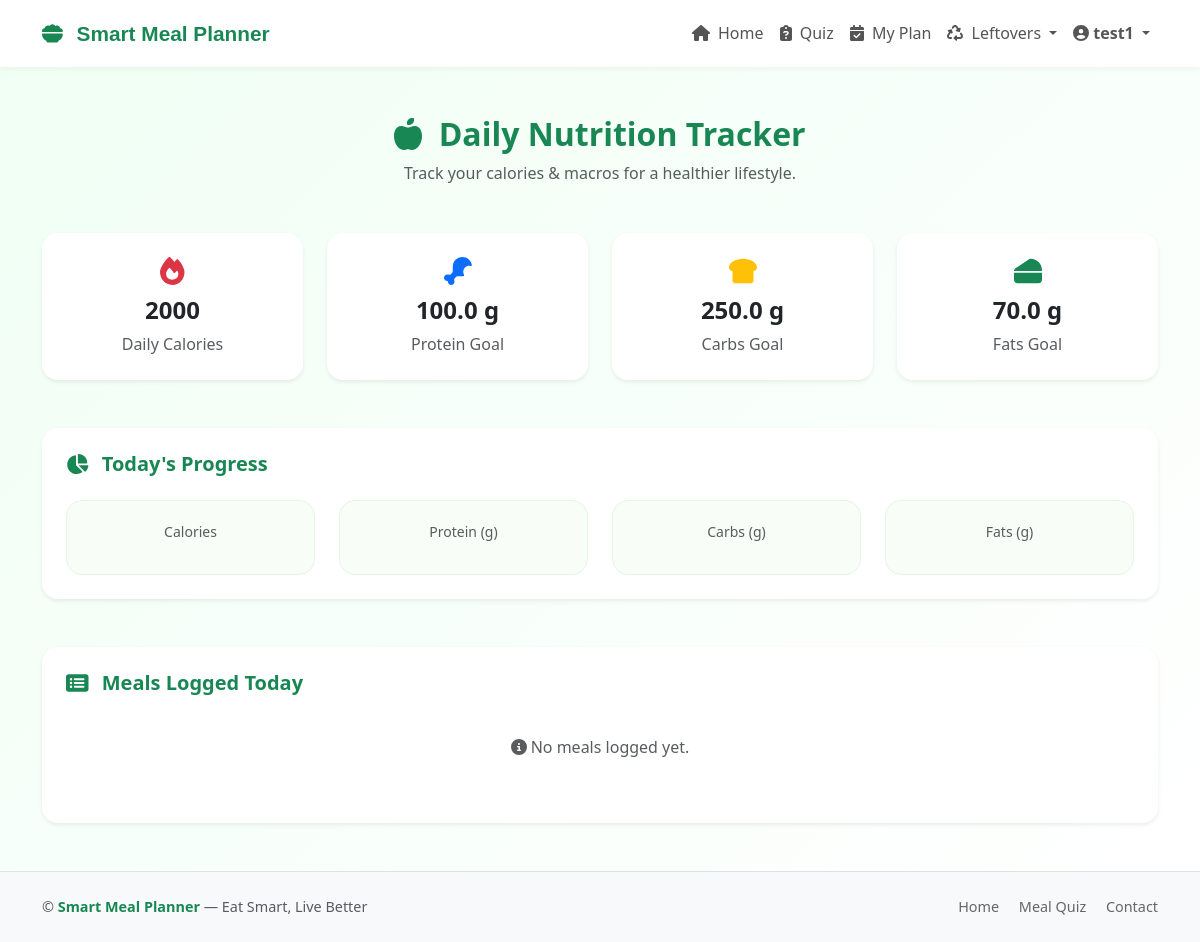
Before: /nutrition/dashboard/ (signed in) with the older database file.
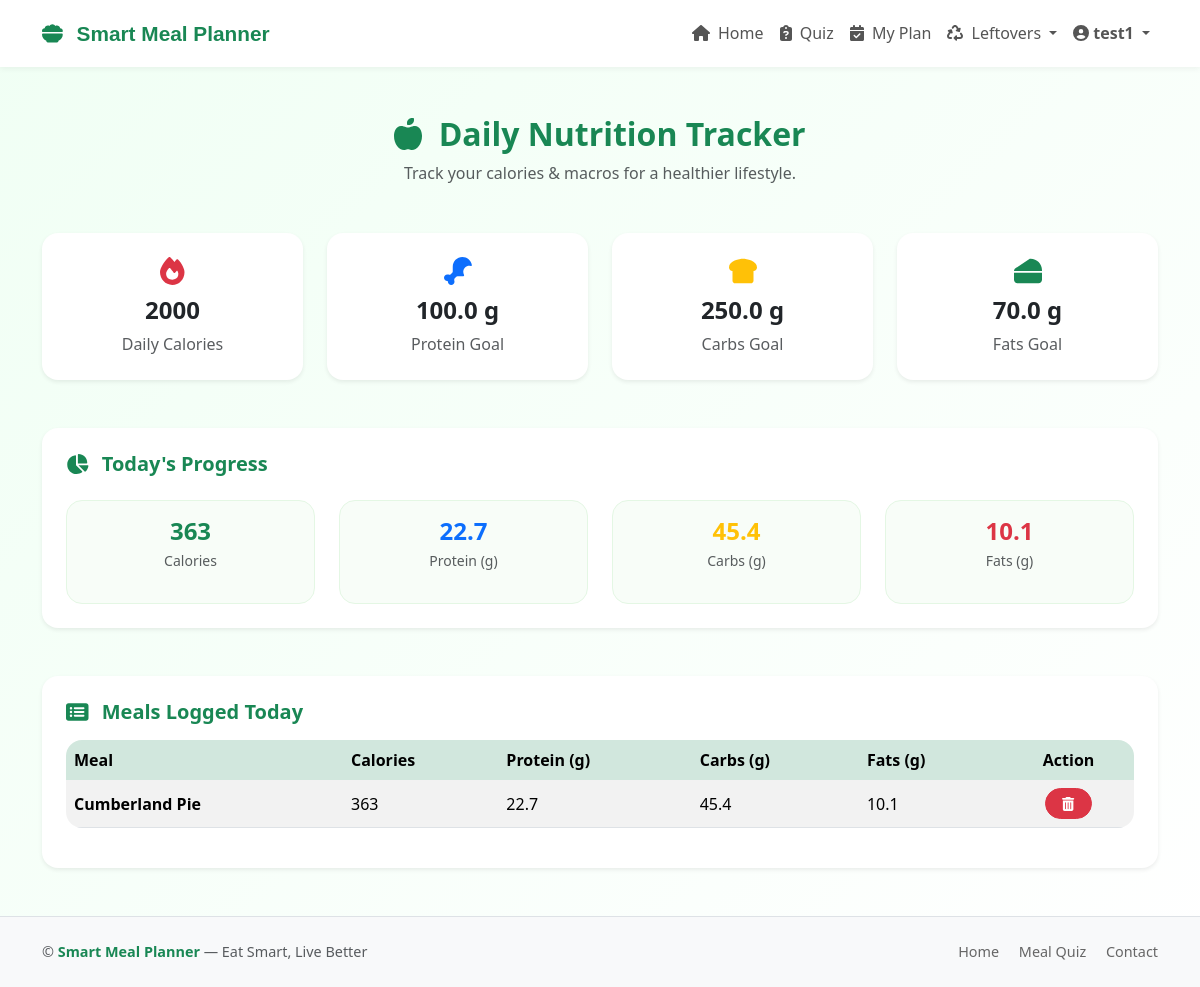
After: the same page with the newer database file.
### accounts/models.py (models this page shows, shortened)
class StudentUser(AbstractUser):
    GENDER_CHOICES = [
        ('male', 'Male'),
        ('female', 'Female'),
        ('other', 'Other'),
    ]
    full_name = models.CharField(max_length=100, blank=True)
    university_name = models.CharField(max_length=150, blank=True)
    student_id = models.CharField(max_length=50, unique=True, help_text="Unique university student ID")
    email = models.EmailField(unique=True, help_text="University email address")
    gender = models.CharField(max_length=10, choices=GENDER_CHOICES, blank=True)
    age = models.PositiveIntegerField(null=True, blank=True)
    profile_picture = models.ImageField(
        upload_to='profile_pics/',
        blank=True,
        null=True,
        default='profile_pics/default_user.png'
    )
    is_verified_university_email = models.BooleanField(default=False)
    is_premium = models.BooleanField(default=False)
    created_at = models.DateTimeField(auto_now_add=True)
    updated_at = models.DateTimeField(auto_now=True)

### nutrition/models.py (models this page shows, shortened)
class NutritionGoal(models.Model):
    user = models.OneToOneField(settings.AUTH_USER_MODEL, on_delete=models.CASCADE)
    daily_calorie_goal = models.PositiveIntegerField(default=2000)
    daily_protein_goal = models.FloatField(default=100.0)
    daily_carbs_goal = models.FloatField(default=250.0)
    daily_fats_goal = models.FloatField(default=70.0)

class NutritionLog(models.Model):
    user = models.ForeignKey(settings.AUTH_USER_MODEL, on_delete=models.CASCADE)
    meal = models.ForeignKey('meal.Meal', on_delete=models.CASCADE)
    date = models.DateField(default=timezone.now)
    calories = models.PositiveIntegerField(default=0)
    protein = models.FloatField(default=0)
    carbs = models.FloatField(default=0)
    fats = models.FloatField(default=0)
    class Meta:
        unique_together = ('user', 'meal', 'date')

### meal/models.py (models this page shows, shortened)
class Meal(models.Model):
    name = models.CharField(max_length=200)
    category = models.CharField(max_length=100, blank=True, help_text="e.g., Beef, Chicken, Vegan")
    area = models.CharField(max_length=100, blank=True, help_text="Country or region of origin")
    tags = models.CharField(max_length=255, blank=True, help_text="Comma-separated tags from API")
    description = models.TextField(blank=True)
    ingredients = models.TextField(help_text="List of ingredients, comma-separated", blank=True)
    instructions = models.TextField(blank=True)
    cooking_time = models.PositiveIntegerField(
        help_text="Approximate cooking time in minutes", default=30
    )
    calories = models.PositiveIntegerField(default=300, help_text="Estimated calories per serving")
    protein = models.FloatField(null=True, blank=True, help_text="grams")
    carbs = models.FloatField(null=True, blank=True, help_text="grams")
    fats = models.FloatField(null=True, blank=True, help_text="grams")
    price_per_serving = models.DecimalField(
        max_digits=6, decimal_places=2,
        help_text="Approx. cost per serving in $", null=True, blank=True
    )
    image_url = models.URLField(blank=True, null=True, help_text="External image URL")
    average_rating = models.FloatField(default=0.0)
    rating_count = models.PositiveIntegerField(default=0)
    created_at = models.DateTimeField(auto_now_add=True, null=True, blank=True)
    updated_at = models.DateTimeField(auto_now=True)
    class Meta:
        ordering = ['name']

### nutrition/views.py (the view)
# urls.py: path("dashboard/", views.nutrition_dashboard, name="nutrition_dashboard"),
@login_required
def nutrition_dashboard(request):
    user = request.user
    today = timezone.now().date()
    goal, _ = NutritionGoal.objects.get_or_create(user=user)
    logs = NutritionLog.objects.filter(user=user, date=today)
    totals = logs.aggregate(
        total_calories=Sum('calories') or 0,
        total_protein=Sum('protein') or 0,
        total_carbs=Sum('carbs') or 0,
        total_fats=Sum('fats') or 0
    )
    context = {
        "goal": goal,
        "logs": logs,
        "totals": totals,
    }
    return render(request, "nutrition_dashboard.html", context)

### templates/nutrition_dashboard.html (shortened to what this page needs)
{% extends "base.html" %}
{% load static %}
{% block content %}
<div class="container py-5">
  <div class="text-center mb-5">
    <h2 class="fw-bold text-success mb-2">
      <i class="fas fa-apple-alt me-2"></i> Daily Nutrition Tracker
    </h2>
    <p class="text-muted">Track your calories & macros for a healthier lifestyle.</p>
  </div>
  <div class="row g-4 mb-5 justify-content-center">
    <div class="col-md-3">
      <div class="mini-card text-center shadow-sm rounded-4 p-4 border-0">
        <i class="fas fa-fire text-danger mb-2 fs-3"></i>
        <h4 class="fw-bold">{{ goal.daily_calorie_goal }}</h4>
        <p class="text-muted mb-0">Daily Calories</p>
      </div>
    </div>
    <div class="col-md-3">
      <div class="mini-card text-center shadow-sm rounded-4 p-4 border-0">
        <i class="fas fa-drumstick-bite text-primary mb-2 fs-3"></i>
        <h4 class="fw-bold">{{ goal.daily_protein_goal }} g</h4>
        <p class="text-muted mb-0">Protein Goal</p>
      </div>
    </div>
    <div class="col-md-3">
      <div class="mini-card text-center shadow-sm rounded-4 p-4 border-0">
        <i class="fas fa-bread-slice text-warning mb-2 fs-3"></i>
        <h4 class="fw-bold">{{ goal.daily_carbs_goal }} g</h4>
        <p class="text-muted mb-0">Carbs Goal</p>
      </div>
    </div>
    <div class="col-md-3">
      <div class="mini-card text-center shadow-sm rounded-4 p-4 border-0">
        <i class="fas fa-cheese text-success mb-2 fs-3"></i>
        <h4 class="fw-bold">{{ goal.daily_fats_goal }} g</h4>
        <p class="text-muted mb-0">Fats Goal</p>
      </div>
    </div>
  </div>
  <div class="card shadow-sm rounded-4 border-0 p-4 mb-5">
    <h5 class="fw-bold text-success mb-4">
      <i class="fas fa-chart-pie me-2"></i> Today's Progress
    </h5>
    <div class="row text-center g-4">
      <div class="col-md-3">
        <div class="summary-box rounded-4 p-3">
          <h4 class="text-success fw-bold mb-1">{{ totals.total_calories|floatformat:0 }}</h4>
          <p class="text-muted small">Calories</p>
        </div>
      </div>
      <div class="col-md-3">
        <div class="summary-box rounded-4 p-3">
          <h4 class="text-primary fw-bold mb-1">{{ totals.total_protein|floatformat:1 }}</h4>
          <p class="text-muted small">Protein (g)</p>
        </div>
      </div>
      <div class="col-md-3">
        <div class="summary-box rounded-4 p-3">
          <h4 class="text-warning fw-bold mb-1">{{ totals.total_carbs|floatformat:1 }}</h4>
          <p class="text-muted small">Carbs (g)</p>
        </div>
      </div>
      <div class="col-md-3">
        <div class="summary-box rounded-4 p-3">
          <h4 class="text-danger fw-bold mb-1">{{ totals.total_fats|floatformat:1 }}</h4>
          <p class="text-muted small">Fats (g)</p>
        </div>
      </div>
    </div>
  </div>
  <div class="card shadow-sm rounded-4 border-0 p-4">
    <h5 class="fw-bold text-success mb-3">
      <i class="fas fa-list-alt me-2"></i> Meals Logged Today
    </h5>
    {% if logs %}
      <table class="table table-striped align-middle rounded-4 overflow-hidden">
        <thead class="table-success text-dark">
          <tr>
            <th>Meal</th>
            <th>Calories</th>
            <th>Protein (g)</th>
            <th>Carbs (g)</th>
            <th>Fats (g)</th>
            <th class="text-center">Action</th>
          </tr>
        </thead>
        <tbody>
          {% for log in logs %}
          <tr>
            <td class="fw-semibold">{{ log.meal.name }}</td>
            <td>{{ log.calories }}</td>
            <td>{{ log.protein }}</td>
            <td>{{ log.carbs }}</td>
            <td>{{ log.fats }}</td>
            <td class="text-center">
                <a href="{% url 'nutrition:delete_log' log.id %}"
                class="btn btn-sm btn-danger rounded-pill px-3"
                onclick="return confirm('Remove this meal from your log?');">
                <i class="fas fa-trash-alt"></i>
                </a>
            </td>
          </tr>
          {% endfor %}
        </tbody>
      </table>
    {% else %}
      <p class="text-center text-muted py-4">
        <i class="fas fa-info-circle me-1"></i>No meals logged yet.
      </p>
    {% endif %}
  </div>
</div>
{% endblock %}

### templates/base.html (shortened to what this page needs)
{% load static %}
<!DOCTYPE html>
<html lang="en">
<head>
  <link href="{% static 'css/bootstrap.min.css' %}" rel="stylesheet">
  <link href="{% static 'css/fontawesome.min.css' %}" rel="stylesheet">
  <link href="{% static 'css/style.css' %}" rel="stylesheet">
</head>
<body class="d-flex flex-column min-vh-100" style="background: linear-gradient(135deg, #f0fff4 0%, #ffffff 100%);">
<nav class="navbar navbar-expand-lg navbar-light sticky-top">
  <div class="container">
    <a class="navbar-brand fw-bold" href="{% url 'accounts:home' %}">
      <i class="fa-solid fa-bowl-food me-2"></i> Smart Meal Planner
    </a>
    <div class="collapse navbar-collapse" id="navbarNav">
      <ul class="navbar-nav ms-auto align-items-lg-center">
        <li class="nav-item">
          <a class="nav-link {% if request.resolver_match.url_name == 'home' %}active{% endif %}"
            href="{% url 'accounts:home' %}">
            <i class="fa-solid fa-house me-1"></i> Home
          </a>
        </li>
        <li class="nav-item">
          <a class="nav-link {% if request.resolver_match.url_name == 'meal:quiz' %}active{% endif %}"
             href="{% url 'meal:quiz' %}">
            <i class="fa-solid fa-clipboard-question me-1"></i> Quiz
          </a>
        </li>
        <li class="nav-item">
          <a class="nav-link {% if request.resolver_match.url_name == 'meal:plan' %}active{% endif %}"
             href="{% url 'meal:plan' %}">
            <i class="fa-solid fa-calendar-check me-1"></i> My Plan
          </a>
        </li>
        <li class="nav-item dropdown">
          <a class="nav-link dropdown-toggle {% if 'leftovers' in request.path %}active{% endif %}"
             href="#" id="leftoverDropdown" role="button"
             data-bs-toggle="dropdown" aria-expanded="false">
            <i class="fa-solid fa-recycle me-1"></i> Leftovers
          </a>
        </li>
        {% if user.is_authenticated %}
        <li class="nav-item dropdown">
          <a class="nav-link dropdown-toggle fw-semibold text-success"
             href="#" id="userDropdown"
             role="button" data-bs-toggle="dropdown" aria-expanded="false">
            <i class="fa-solid fa-circle-user me-1"></i>{{ user.username }}
          </a>
        </li>
        {% endif %}
      </ul>
    </div>
  </div>
</nav>
  <main class="flex-grow-1">
    {% block content %}{% endblock %}
  </main>
  <footer class="py-4 mt-auto border-top">
    <div class="container d-flex flex-column flex-md-row justify-content-between align-items-center">
      <div class="text-muted mb-2 mb-md-0">
        &copy; {{ now|date:"Y" }} <span class="text-success fw-semibold">Smart Meal Planner</span> — Eat Smart, Live Better
      </div>
      <div>
        <a href="{% url 'accounts:home' %}" class="me-3">Home</a>
        <a href="{% url 'meal:quiz' %}" class="me-3">Meal Quiz</a>
        <a href="#">Contact</a>
      </div>
    </div>
  </footer>
</body>
</html>

### templates/base.html (style rules this page uses)
.navbar { background-color: #ffffff; box-shadow: 0 2px 6px rgba(0, 0, 0, 0.05); padding: 0.8rem 1rem; }
.navbar-brand { font-family: "Poppins", sans-serif; font-size: 1.3rem; font-weight: 600; color: #198754 !important; }
.nav-link { font-weight: 500; color: #555 !important; transition: color 0.2s ease-in-out; }
footer { background-color: #f8f9fa; color: #666; font-size: 0.9rem; }
footer a { color: #666; text-decoration: none; }

### templates/nutrition_dashboard.html (style rules this page uses)
.mini-card { background: #ffffff; transition: transform .2s; }
.summary-box { background: #f8fdf8; border: 1px solid #e4f7e4; }
table thead th { border: none; }

Changed rows visible on the page:
added NutritionLog: meal.name "Cumberland Pie", calories "363", protein "22.7", carbs "45.4", fats "10.1"
Other visible differences:
{{ totals.total_calories|floatformat:0 }}: (not shown) → "363"
{{ totals.total_protein|floatformat:1 }}: (not shown) → "22.7"
{{ totals.total_carbs|floatformat:1 }}: (not shown) → "45.4"
{{ totals.total_fats|floatformat:1 }}: (not shown) → "10.1"
text no longer shown: "No meals logged yet."
text now shown: "Meal Calories Protein (g) Carbs (g) Fats (g) Action"
